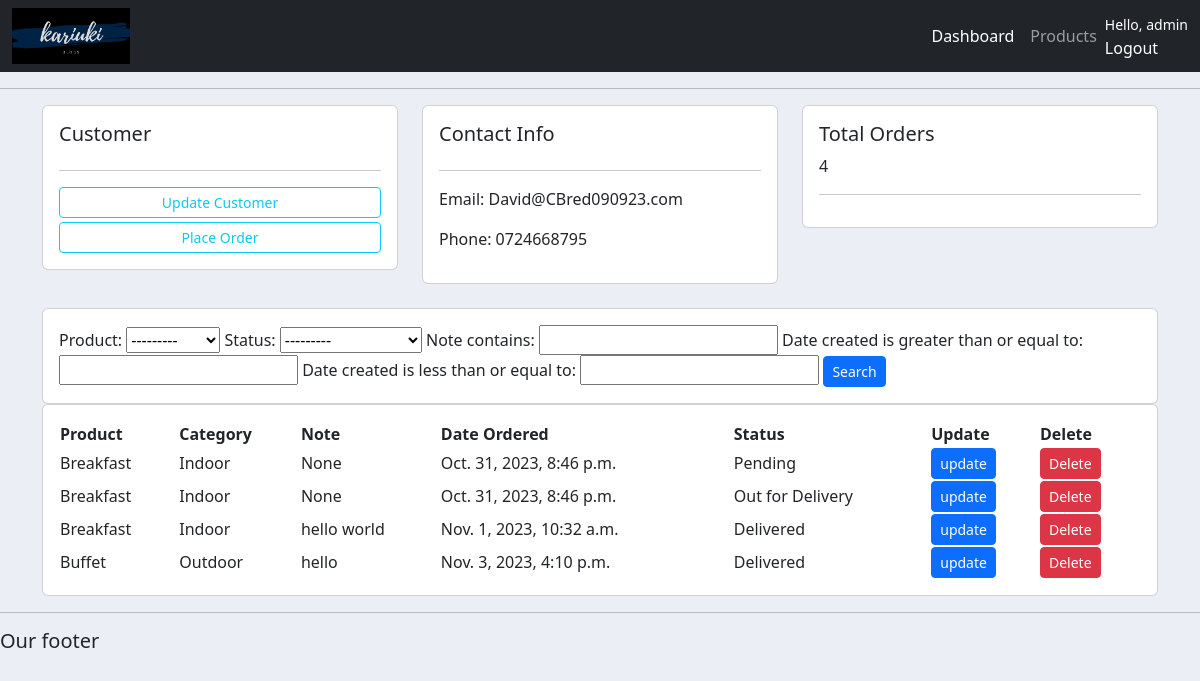
The page /customer/2/ (signed in) on the database its author committed.
### accounts/models.py (models this page shows, shortened)
class Customer(models.Model):
    name=models.CharField(max_length=200,null=True)
    phone=models.CharField(max_length=12,null=True)
    email=models.EmailField(max_length=200,null=True)
    date_created=models.DateTimeField(auto_now_add=True,null=True)

class Order(models.Model):
    STATUS=(
        ('Pending','Pending'),
        ('Out for Delivery','Out for Delivery'),
        ('Delivered','Delivered')
    )
    customer=models.ForeignKey(Customer,null=True,on_delete=models.SET_NULL)
    product=models.ForeignKey(Product,null=True,on_delete=models.SET_NULL)
    date_created=models.DateTimeField(auto_now_add=True)
    status=models.CharField(max_length=50,choices=STATUS)
    note=models.CharField(max_length=1000,null=True)

class Product(models.Model):
    CATEGORY=(
        ('Indoor','Indoor'),
        ('Outdoor','Outdoor')
    )
    name=models.CharField(max_length=200)
    price=models.FloatField(null=True)
    category=models.CharField(max_length=50,choices=CATEGORY)
    description=models.CharField(max_length=100,null=True,blank=True)
    date_created=models.DateTimeField(auto_now_add=True)
    tags=models.ManyToManyField(Tag)
    def __str__(self) -> str:
        return self.name

### accounts/decorators.py (the view)
        def wrapper_func(request,*args, **kwargs):
            group=None
            if request.user.groups.exists():
                group=request.user.groups.all()[0].name
            if group in allowed_roles:
                return view_func(request,*args, **kwargs)
            else:
                return HttpResponse('You are not authorized to view this page')

### accounts/views.py (called while the page is built)
@login_required(login_url='login')
@allowed_users(allowed_roles=['admin'])
def customers(request, pk):
    customer = Customer.objects.get(id=pk)
    orders = customer.order_set.all()
    order_count = orders.count()
    order_filter = OrderFilter(request.GET, queryset=orders)
    orders = order_filter.qs
    context = {'customer': customer, 'orders': orders,
               'order_count': order_count, 'order_filter': order_filter}
    return render(request, 'accounts/customers.html', context)

### accounts/templates/accounts/customers.html (shortened to what this page needs)
{% extends "accounts/main.html" %} {% block content %}
<div class="row">
  <div class="col-md">
    <div class="card card-body">
      <h5>Customer</h5>
      <hr />
      <a class="btn btn-outline-info btn-sm btn-block mb-1">Update Customer</a>
      <a
        class="btn btn-outline-info btn-sm btn-block"
        href="{% url 'create_order' customer.id %}"
        >Place Order</a
      >
    </div>
  </div>
  <div class="col-md">
    <div class="card card-body">
      <h5>Contact Info</h5>
      <hr />
      <p>Email: {{customer.email}}</p>
      <p>Phone: {{customer.phone}}</p>
    </div>
  </div>
  <div class="col-md">
    <div class="card card-body">
      <h5>Total Orders</h5>
      {{order_count}}
      <hr />
    </div>
  </div>
</div>
<br />
<div class="row">
  <div class="col-md">
    <div class="card card-body">
      <form method="get">
        {{order_filter.form}}
        <button class="btn btn-primary btn-sm" type="submit">Search</button>
      </form>
    </div>
  </div>
</div>
<div class="row">
  <div class="col-md">
    <div class="card card-body">
      <table table-sm>
        <tr>
          <th>Product</th>
          <th>Category</th>
          <th>Note</th>
          <th>Date Ordered</th>
          <th>Status</th>
          <th>Update</th>
          <th>Delete</th>
        </tr>
        {% for i in orders %}
        <tr>
          <td>{{ i.product }}</td>
          <td>{{i.product.category}}</td>
          <td>{{i.note}}</td>
          <td>{{i.date_created}}</td>
          <td>{{i.status}}</td>
          <td>
            <a
              class="btn btn-primary btn-sm"
              href="{% url 'update_order' i.id %}"
              >update</a
            >
          </td>
          <td>
            <a
              class="btn btn-danger btn-sm"
              href="{% url 'delete_order' i.id %}"
              >Delete</a
            >
          </td>
        </tr>
        {% endfor %}
      </table>
    </div>
  </div>
</div>
{% endblock content %}

### accounts/templates/accounts/navbar.html (shortened to what this page needs)
{% load static%}
<nav class="navbar navbar-expand-lg navbar-dark bg-dark">
  <div class="container-fluid">
    <img style="max-width:10%;" src="{% static 'images/logo.png'%}">
    <div class="collapse navbar-collapse" id="navbarNav">
      <ul class="navbar-nav ms-auto">
        {% if  request.user.is_staff%}
        <li class="nav-item">
          <a class="nav-link active" aria-current="page" href=" {% url "home" %}">Dashboard</a>
        </li>
        <li class="nav-item">
          <a class="nav-link" href="{% url "products" %}">Products</a>
        </li>
        {% endif %}
      </ul>
    </div>
    <span class="text-white"><small>Hello, {{request.user}}</small>
      <a class="nav-link" href=" {% url "logout" %}">Logout</a></span>
  </div>
</nav>

### static/css/main.css (style rules this page uses)
body { background-color: #ebeff5; }

### rows shown on the page
Customer: email "David@CBred090923.com", phone "0724668795"
Order: product "Breakfast", product.category "Indoor", note "None", date_created "Oct. 31, 2023, 8:46 p.m.", status "Pending"
Order: product "Breakfast", product.category "Indoor", note "None", date_created "Oct. 31, 2023, 8:46 p.m.", status "Out for Delivery"
Order: product "Breakfast", product.category "Indoor", note "hello world", date_created "Nov. 1, 2023, 10:32 a.m.", status "Delivered"
Order: product "Buffet", product.category "Outdoor", note "hello", date_created "Nov. 3, 2023, 4:10 p.m.", status "Delivered"

### other values the page prints
{{ request.user }} "admin"
{{ order_count }} "4"
